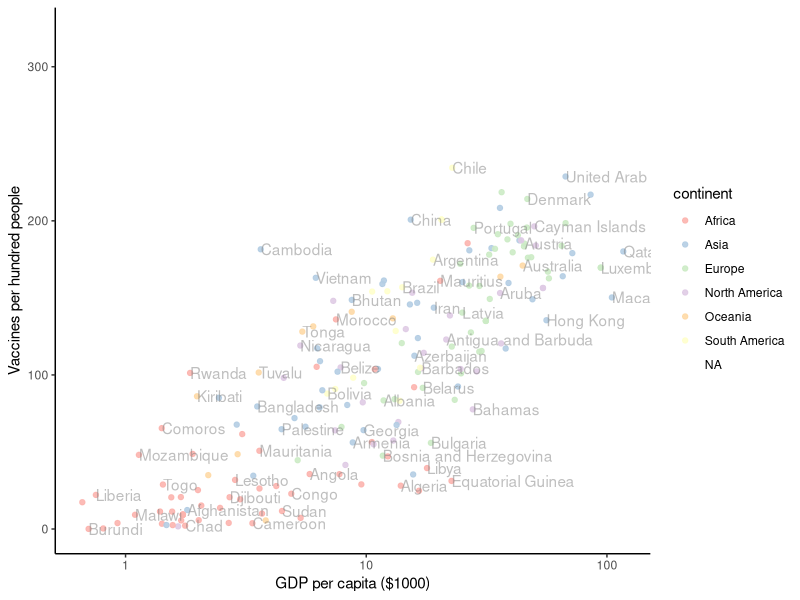

R code for this plot:
## ---- chunk 1
library(tidyverse)
library(lubridate)
covid_vaccines_orig <- read_csv("covid-vaccinations-vs-gdp-per-capita.csv")

covid_vaccines <- covid_vaccines_orig %>%
  select(country = Entity,
         date = Day,
         vaccines_per_hundred = total_vaccinations_per_hundred,
         gdp_per_capita = `GDP per capita, PPP (constant 2011 international $)`,
         continent = Continent) 

## ---- chunk 2
# There are a few ways that we could get the "final" "vaccination per hundreds" number for each country.
# 1. We could filter to the last date for each country
# 2. We could filter to the highest vaccines_per_hundred number for each country
# let's do the latter:
total_covid_vaccines <- covid_vaccines %>%
  group_by(country) %>%
  filter(vaccines_per_hundred == max(vaccines_per_hundred)) %>%
  ungroup()
## ---- chunk 3

#What about a log scale? How do  you interpret a log scale version of this plot?
total_covid_vaccines %>%
  ggplot() +
  geom_point(aes(x = gdp_per_capita / 1000, 
                 y = vaccines_per_hundred, color = continent), 
             alpha = 0.9) +
  # Annotate a few countries
  geom_text(aes(x = gdp_per_capita / 1000, 
                y = vaccines_per_hundred, label = country), 
            check_overlap = TRUE, 
            col = "grey50",
            hjust = 0, 
            alpha = 0.5) +
  scale_x_log10("GDP per capita ($1000)") +
  scale_y_continuous("Vaccines per hundred people") +
  scale_color_brewer(palette = 4, type = "qual") +
  # Annotate a few countries
  theme_classic()
